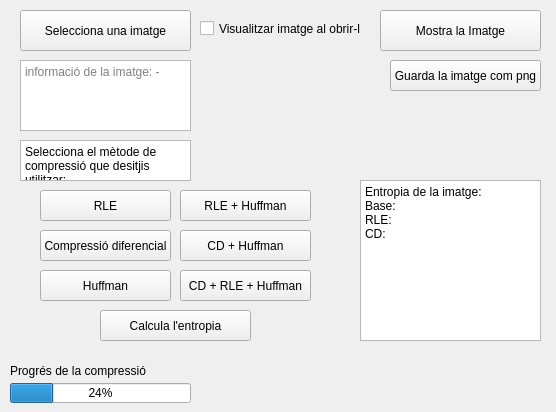
<?xml version="1.0" encoding="UTF-8"?>
<ui version="4.0">
 <class>CompressionTests</class>
 <widget class="QWidget" name="CompressionTests">
  <property name="geometry">
   <rect>
    <x>0</x>
    <y>0</y>
    <width>556</width>
    <height>412</height>
   </rect>
  </property>
  <property name="windowTitle">
   <string>Tests de compressió</string>
  </property>
  <property name="autoFillBackground">
   <bool>false</bool>
  </property>
  <widget class="QPushButton" name="select_image_btn">
   <property name="geometry">
    <rect>
     <x>20</x>
     <y>10</y>
     <width>171</width>
     <height>41</height>
    </rect>
   </property>
   <property name="text">
    <string>Selecciona una imatge</string>
   </property>
  </widget>
  <widget class="QPlainTextEdit" name="imageInfoTxt">
   <property name="geometry">
    <rect>
     <x>20</x>
     <y>60</y>
     <width>171</width>
     <height>71</height>
    </rect>
   </property>
   <property name="autoFillBackground">
    <bool>false</bool>
   </property>
   <property name="readOnly">
    <bool>true</bool>
   </property>
   <property name="backgroundVisible">
    <bool>false</bool>
   </property>
   <property name="centerOnScroll">
    <bool>false</bool>
   </property>
   <property name="placeholderText">
    <string>informació de la imatge: -</string>
   </property>
  </widget>
  <widget class="QPushButton" name="RLE_btn">
   <property name="geometry">
    <rect>
     <x>40</x>
     <y>190</y>
     <width>131</width>
     <height>31</height>
    </rect>
   </property>
   <property name="text">
    <string>RLE</string>
   </property>
  </widget>
  <widget class="QPlainTextEdit" name="imageInfoTxt_2">
   <property name="geometry">
    <rect>
     <x>20</x>
     <y>140</y>
     <width>171</width>
     <height>41</height>
    </rect>
   </property>
   <property name="autoFillBackground">
    <bool>false</bool>
   </property>
   <property name="styleSheet">
    <string notr="true">text-align:center</string>
   </property>
   <property name="verticalScrollBarPolicy">
    <enum>Qt::ScrollBarAlwaysOff</enum>
   </property>
   <property name="horizontalScrollBarPolicy">
    <enum>Qt::ScrollBarAlwaysOff</enum>
   </property>
   <property name="sizeAdjustPolicy">
    <enum>QAbstractScrollArea::AdjustToContents</enum>
   </property>
   <property name="readOnly">
    <bool>true</bool>
   </property>
   <property name="plainText">
    <string>Selecciona el mètode de compressió que desitjis utilitzar:</string>
   </property>
   <property name="textInteractionFlags">
    <set>Qt::NoTextInteraction</set>
   </property>
   <property name="backgroundVisible">
    <bool>false</bool>
   </property>
   <property name="centerOnScroll">
    <bool>true</bool>
   </property>
   <property name="placeholderText">
    <string>informació de la imatge: -</string>
   </property>
  </widget>
  <widget class="QPushButton" name="show_image_btn">
   <property name="geometry">
    <rect>
     <x>380</x>
     <y>10</y>
     <width>161</width>
     <height>41</height>
    </rect>
   </property>
   <property name="text">
    <string>Mostra la Imatge</string>
   </property>
  </widget>
  <widget class="QPushButton" name="save_as_PNG_btn">
   <property name="geometry">
    <rect>
     <x>390</x>
     <y>60</y>
     <width>151</width>
     <height>31</height>
    </rect>
   </property>
   <property name="text">
    <string>Guarda la imatge com png</string>
   </property>
  </widget>
  <widget class="QCheckBox" name="visualize_cb">
   <property name="geometry">
    <rect>
     <x>200</x>
     <y>20</y>
     <width>161</width>
     <height>17</height>
    </rect>
   </property>
   <property name="text">
    <string>Visualitzar imatge al obrir-la</string>
   </property>
  </widget>
  <widget class="QProgressBar" name="progress_bar">
   <property name="geometry">
    <rect>
     <x>10</x>
     <y>383</y>
     <width>181</width>
     <height>20</height>
    </rect>
   </property>
   <property name="autoFillBackground">
    <bool>false</bool>
   </property>
   <property name="value">
    <number>24</number>
   </property>
   <property name="textVisible">
    <bool>true</bool>
   </property>
  </widget>
  <widget class="QLabel" name="progress_bar_label">
   <property name="geometry">
    <rect>
     <x>10</x>
     <y>360</y>
     <width>141</width>
     <height>21</height>
    </rect>
   </property>
   <property name="text">
    <string>Progrés de la compressió</string>
   </property>
  </widget>
  <widget class="QPushButton" name="huffman_btn">
   <property name="geometry">
    <rect>
     <x>40</x>
     <y>270</y>
     <width>131</width>
     <height>31</height>
    </rect>
   </property>
   <property name="text">
    <string>Huffman</string>
   </property>
  </widget>
  <widget class="QPushButton" name="DC_btn">
   <property name="geometry">
    <rect>
     <x>40</x>
     <y>230</y>
     <width>131</width>
     <height>31</height>
    </rect>
   </property>
   <property name="text">
    <string>Compressió diferencial</string>
   </property>
  </widget>
  <widget class="QPushButton" name="RLE_H_btn">
   <property name="geometry">
    <rect>
     <x>180</x>
     <y>190</y>
     <width>131</width>
     <height>31</height>
    </rect>
   </property>
   <property name="text">
    <string>RLE + Huffman</string>
   </property>
  </widget>
  <widget class="QPushButton" name="DC_H_btn">
   <property name="geometry">
    <rect>
     <x>180</x>
     <y>230</y>
     <width>131</width>
     <height>31</height>
    </rect>
   </property>
   <property name="text">
    <string>CD + Huffman</string>
   </property>
  </widget>
  <widget class="QPushButton" name="DC_RLE_H_btn">
   <property name="geometry">
    <rect>
     <x>180</x>
     <y>270</y>
     <width>131</width>
     <height>31</height>
    </rect>
   </property>
   <property name="text">
    <string>CD + RLE + Huffman</string>
   </property>
  </widget>
  <widget class="QPushButton" name="entropy_btn">
   <property name="geometry">
    <rect>
     <x>100</x>
     <y>310</y>
     <width>151</width>
     <height>31</height>
    </rect>
   </property>
   <property name="text">
    <string>Calcula l'entropia</string>
   </property>
  </widget>
  <widget class="QPlainTextEdit" name="entropy_txt">
   <property name="geometry">
    <rect>
     <x>360</x>
     <y>180</y>
     <width>181</width>
     <height>161</height>
    </rect>
   </property>
   <property name="autoFillBackground">
    <bool>false</bool>
   </property>
   <property name="readOnly">
    <bool>true</bool>
   </property>
   <property name="plainText">
    <string>Entropia de la imatge:
Base:
RLE:
CD:</string>
   </property>
   <property name="backgroundVisible">
    <bool>false</bool>
   </property>
   <property name="centerOnScroll">
    <bool>false</bool>
   </property>
   <property name="placeholderText">
    <string>informació de la imatge: -</string>
   </property>
  </widget>
 </widget>
 <resources/>
 <connections/>
</ui>
